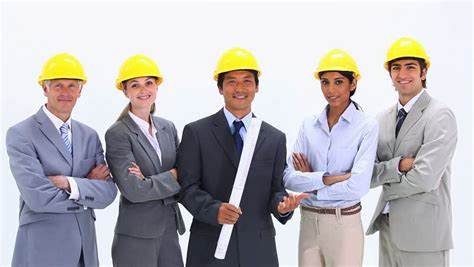
#> input picture images/engineer group.jpeg, 474 x 267 px
$ python manipulating-images.py
#> lines starting #> are read from the running program, lines starting #| are printed output that depends on the picture; after the words box and inside, x2 and y2 are one past the last pixel; in counts of white or black regions, pixels touching at a corner belong together
import cv2 as cv
import numpy as np

# loading the image
img = cv.imread("images/engineer group.jpeg")
#> img is the input picture: shape (267, 474, 3); mean B, G, R 183.2, 180.3, 183.5
#
# # converting image to gray scale
grey = cv.cvtColor(img, cv.COLOR_BGR2GRAY)
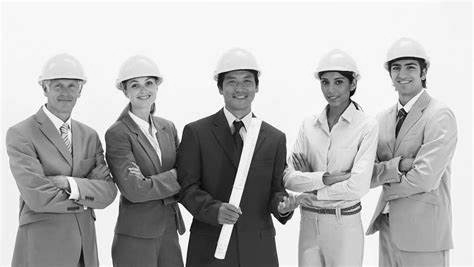
#> grey: shape (267, 474); min 1, max 255, mean 181.6
#
# # blurring the image
blur = cv.GaussianBlur(grey, (3, 3), cv.BORDER_DEFAULT)
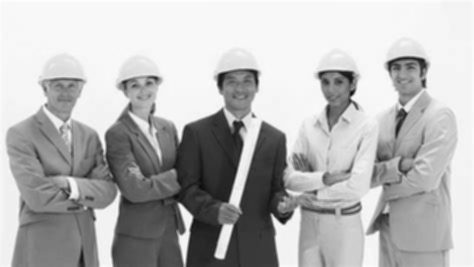
#> blur: shape (267, 474); min 12, max 254, mean 181.6
#
# getting the edges using Canny edge detection
canny = cv.Canny(blur, 125, 175)
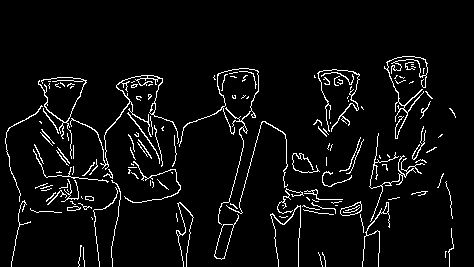
#> canny: shape (267, 474); 5% white in thin lines or dots, all inside (x1, y1, x2, y2) = (5, 56, 456, 267)
#
# # finding contours
contours, hierarchies = cv.findContours(canny, cv.RETR_LIST, cv.CHAIN_APPROX_NONE)
#> contours = 164 contours, 139 with area under 20; largest, box (x1, y1, x2, y2) and area: (214, 214, 239, 260) 366, (214, 224, 234, 260) 360, (70, 75, 179, 170) 180, (340, 201, 362, 216) 176, (340, 202, 362, 216) 168
print(f"{len(contours)} contours found")
#| 164 contours found

# drawing the contours on the original image
contour_img = img.copy()
cv.drawContours(contour_img, contours, -1, (0, 0, 0), 1)
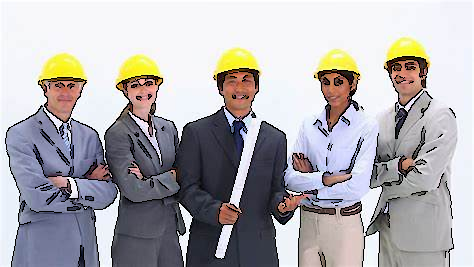
#> contour_img: shape (267, 474, 3); 5.05% of pixels changed, all inside (x1, y1, x2, y2) = (5, 56, 456, 267)
#
# # showing the images
cv.imshow("Original Image", img)
cv.imshow("Canny Edge Detection", canny)
cv.imshow("Contours", contour_img)
#
cv.waitKey(0)
cv.destroyAllWindows()

width , height = img.shape[:2]
#> width = 267; height = 474
print(f"the width is {width} and the height is {height}")
#| the width is 267 and the height is 474
cv.imshow("original", img)
#
# #resize the image
size = (600,100)
resized  = cv.resize(img, size, interpolation=cv.INTER_LINEAR)
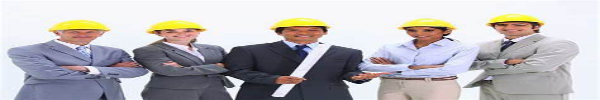
#> resized: shape (100, 600, 3); mean B, G, R 183.1, 180.2, 183.5
cv.imshow("resized", resized)
#
#rotate the image
def rotate(img,angle,rotPoint=None):
#> called with angle = 45
    if rotPoint is None:
        rotPoint = (width//2, height//2)
#> rotPoint = (133, 237)
    rotMat = cv.getRotationMatrix2D(rotPoint,angle,1.0)
    dimensions = (width,height)
#> dimensions = (267, 474)
    return cv.warpAffine(img,rotMat,dimensions)
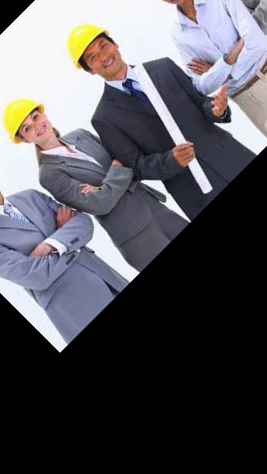
#> returned value: shape (474, 267, 3); mean of channels 0, 1, 2 89.9, 85.2, 86.5; drawn as B, G, R

rotate = rotate(img,45,rotPoint=None)
cv.imshow("rotated", rotate)
#
# #using the canny
canny = cv.Canny(img,125,175)
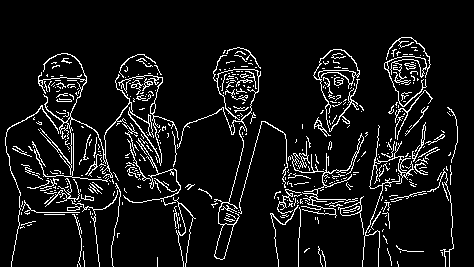
#> canny: shape (267, 474); 8.1% white in thin lines or dots, all inside (x1, y1, x2, y2) = (5, 37, 458, 267)
cv.imshow("canny", canny)
#
# #making the image grey scale
grey = cv.cvtColor(img, cv.COLOR_BGR2GRAY)
cv.imshow("grey", grey)
